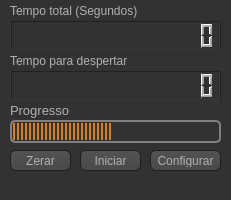
<?xml version="1.0" encoding="UTF-8"?>
<ui version="4.0">
 <class>jnlPrincipal</class>
 <widget class="QMainWindow" name="jnlPrincipal">
  <property name="geometry">
   <rect>
    <x>0</x>
    <y>0</y>
    <width>231</width>
    <height>200</height>
   </rect>
  </property>
  <property name="sizePolicy">
   <sizepolicy hsizetype="Fixed" vsizetype="Fixed">
    <horstretch>0</horstretch>
    <verstretch>0</verstretch>
   </sizepolicy>
  </property>
  <property name="windowTitle">
   <string>Microcontador - Nintersoft</string>
  </property>
  <property name="windowIcon">
   <iconset resource="estilos.qrc">
    <normaloff>:/imgs/Microcontador.png</normaloff>:/imgs/Microcontador.png</iconset>
  </property>
  <property name="styleSheet">
   <string notr="true">QToolTip
{
     border: 1px solid black;
     background-color: #ffa02f;
     padding: 1px;
     border-radius: 3px;
     opacity: 100;
}

QWidget
{
    color: #b1b1b1;
    background-color: #323232;
}

QWidget:item:hover
{
    background-color: QLinearGradient( x1: 0, y1: 0, x2: 0, y2: 1, stop: 0 #ffa02f, stop: 1 #ca0619);
    color: #000000;
}

QWidget:item:selected
{
    background-color: QLinearGradient( x1: 0, y1: 0, x2: 0, y2: 1, stop: 0 #ffa02f, stop: 1 #d7801a);
}

QMenuBar::item
{
    background: transparent;
}

QMenuBar::item:selected
{
    background: transparent;
    border: 1px solid #ffaa00;
}

QMenuBar::item:pressed
{
    background: #444;
    border: 1px solid #000;
    background-color: QLinearGradient(
        x1:0, y1:0,
        x2:0, y2:1,
        stop:1 #212121,
        stop:0.4 #343434/*,
        stop:0.2 #343434,
        stop:0.1 #ffaa00*/
    );
    margin-bottom:-1px;
    padding-bottom:1px;
}

QMenu
{
    border: 1px solid #000;
}

QMenu::item
{
    padding: 2px 20px 2px 20px;
}

QMenu::item:selected
{
    color: #000000;
}

QWidget:disabled
{
    color: #404040;
    background-color: #323232;
}

QAbstractItemView
{
    background-color: QLinearGradient( x1: 0, y1: 0, x2: 0, y2: 1, stop: 0 #4d4d4d, stop: 0.1 #646464, stop: 1 #5d5d5d);
}

QWidget:focus
{
    /*border: 2px solid QLinearGradient( x1: 0, y1: 0, x2: 0, y2: 1, stop: 0 #ffa02f, stop: 1 #d7801a);*/
}

QLineEdit
{
    background-color: QLinearGradient( x1: 0, y1: 0, x2: 0, y2: 1, stop: 0 #4d4d4d, stop: 0 #646464, stop: 1 #5d5d5d);
    padding: 1px;
    border-style: solid;
    border: 1px solid #1e1e1e;
    border-radius: 5;
}

QPushButton
{
    color: #b1b1b1;
    background-color: QLinearGradient( x1: 0, y1: 0, x2: 0, y2: 1, stop: 0 #565656, stop: 0.1 #525252, stop: 0.5 #4e4e4e, stop: 0.9 #4a4a4a, stop: 1 #464646);
    border-width: 1px;
    border-color: #1e1e1e;
    border-style: solid;
    border-radius: 6;
    padding: 3px;
    font-size: 12px;
    padding-left: 5px;
    padding-right: 5px;
}

QPushButton:pressed
{
    background-color: QLinearGradient( x1: 0, y1: 0, x2: 0, y2: 1, stop: 0 #2d2d2d, stop: 0.1 #2b2b2b, stop: 0.5 #292929, stop: 0.9 #282828, stop: 1 #252525);
}

QComboBox
{
    selection-background-color: #ffaa00;
    background-color: QLinearGradient( x1: 0, y1: 0, x2: 0, y2: 1, stop: 0 #565656, stop: 0.1 #525252, stop: 0.5 #4e4e4e, stop: 0.9 #4a4a4a, stop: 1 #464646);
    border-style: solid;
    border: 1px solid #1e1e1e;
    border-radius: 5;
}

QComboBox:hover,QPushButton:hover
{
    border: 2px solid QLinearGradient( x1: 0, y1: 0, x2: 0, y2: 1, stop: 0 #ffa02f, stop: 1 #d7801a);
}


QComboBox:on
{
    padding-top: 3px;
    padding-left: 4px;
    background-color: QLinearGradient( x1: 0, y1: 0, x2: 0, y2: 1, stop: 0 #2d2d2d, stop: 0.1 #2b2b2b, stop: 0.5 #292929, stop: 0.9 #282828, stop: 1 #252525);
    selection-background-color: #ffaa00;
}

QComboBox QAbstractItemView
{
    border: 2px solid darkgray;
    selection-background-color: QLinearGradient( x1: 0, y1: 0, x2: 0, y2: 1, stop: 0 #ffa02f, stop: 1 #d7801a);
}

QComboBox::drop-down
{
     subcontrol-origin: padding;
     subcontrol-position: top right;
     width: 15px;

     border-left-width: 0px;
     border-left-color: darkgray;
     border-left-style: solid; /* just a single line */
     border-top-right-radius: 3px; /* same radius as the QComboBox */
     border-bottom-right-radius: 3px;
 }

QComboBox::down-arrow
{
     image: url(:/imgs/down_arrow.png);
}

QGroupBox:focus
{
border: 2px solid QLinearGradient( x1: 0, y1: 0, x2: 0, y2: 1, stop: 0 #ffa02f, stop: 1 #d7801a);
}

QTextEdit:focus
{
    border: 2px solid QLinearGradient( x1: 0, y1: 0, x2: 0, y2: 1, stop: 0 #ffa02f, stop: 1 #d7801a);
}

QScrollBar:horizontal {
     border: 1px solid #222222;
     background: QLinearGradient( x1: 0, y1: 0, x2: 0, y2: 1, stop: 0.0 #121212, stop: 0.2 #282828, stop: 1 #484848);
     height: 7px;
     margin: 0px 16px 0 16px;
}

QScrollBar::handle:horizontal
{
      background: QLinearGradient( x1: 0, y1: 0, x2: 1, y2: 0, stop: 0 #ffa02f, stop: 0.5 #d7801a, stop: 1 #ffa02f);
      min-height: 20px;
      border-radius: 2px;
}

QScrollBar::add-line:horizontal {
      border: 1px solid #1b1b19;
      border-radius: 2px;
      background: QLinearGradient( x1: 0, y1: 0, x2: 1, y2: 0, stop: 0 #ffa02f, stop: 1 #d7801a);
      width: 14px;
      subcontrol-position: right;
      subcontrol-origin: margin;
}

QScrollBar::sub-line:horizontal {
      border: 1px solid #1b1b19;
      border-radius: 2px;
      background: QLinearGradient( x1: 0, y1: 0, x2: 1, y2: 0, stop: 0 #ffa02f, stop: 1 #d7801a);
      width: 14px;
     subcontrol-position: left;
     subcontrol-origin: margin;
}

QScrollBar::right-arrow:horizontal, QScrollBar::left-arrow:horizontal
{
      border: 1px solid black;
      width: 1px;
      height: 1px;
      background: white;
}

QScrollBar::add-page:horizontal, QScrollBar::sub-page:horizontal
{
      background: none;
}

QScrollBar:vertical
{
      background: QLinearGradient( x1: 0, y1: 0, x2: 1, y2: 0, stop: 0.0 #121212, stop: 0.2 #282828, stop: 1 #484848);
      width: 7px;
      margin: 16px 0 16px 0;
      border: 1px solid #222222;
}

QScrollBar::handle:vertical
{
      background: QLinearGradient( x1: 0, y1: 0, x2: 0, y2: 1, stop: 0 #ffa02f, stop: 0.5 #d7801a, stop: 1 #ffa02f);
      min-height: 20px;
      border-radius: 2px;
}

QScrollBar::add-line:vertical
{
      border: 1px solid #1b1b19;
      border-radius: 2px;
      background: QLinearGradient( x1: 0, y1: 0, x2: 0, y2: 1, stop: 0 #ffa02f, stop: 1 #d7801a);
      height: 14px;
      subcontrol-position: bottom;
      subcontrol-origin: margin;
}

QScrollBar::sub-line:vertical
{
      border: 1px solid #1b1b19;
      border-radius: 2px;
      background: QLinearGradient( x1: 0, y1: 0, x2: 0, y2: 1, stop: 0 #d7801a, stop: 1 #ffa02f);
      height: 14px;
      subcontrol-position: top;
      subcontrol-origin: margin;
}

QScrollBar::up-arrow:vertical, QScrollBar::down-arrow:vertical
{
      border: 1px solid black;
      width: 1px;
      height: 1px;
      background: white;
}


QScrollBar::add-page:vertical, QScrollBar::sub-page:vertical
{
      background: none;
}

QTextEdit
{
    background-color: #242424;
}

QPlainTextEdit
{
    background-color: #242424;
}

QHeaderView::section
{
    background-color: QLinearGradient(x1:0, y1:0, x2:0, y2:1, stop:0 #616161, stop: 0.5 #505050, stop: 0.6 #434343, stop:1 #656565);
    color: white;
    padding-left: 4px;
    border: 1px solid #6c6c6c;
}

QCheckBox:disabled
{
color: #414141;
}

QDockWidget::title
{
    text-align: center;
    spacing: 3px; /* spacing between items in the tool bar */
    background-color: QLinearGradient(x1:0, y1:0, x2:0, y2:1, stop:0 #323232, stop: 0.5 #242424, stop:1 #323232);
}

QDockWidget::close-button, QDockWidget::float-button
{
    text-align: center;
    spacing: 1px; /* spacing between items in the tool bar */
    background-color: QLinearGradient(x1:0, y1:0, x2:0, y2:1, stop:0 #323232, stop: 0.5 #242424, stop:1 #323232);
}

QDockWidget::close-button:hover, QDockWidget::float-button:hover
{
    background: #242424;
}

QDockWidget::close-button:pressed, QDockWidget::float-button:pressed
{
    padding: 1px -1px -1px 1px;
}

QMainWindow::separator
{
    background-color: QLinearGradient(x1:0, y1:0, x2:0, y2:1, stop:0 #161616, stop: 0.5 #151515, stop: 0.6 #212121, stop:1 #343434);
    color: white;
    padding-left: 4px;
    border: 1px solid #4c4c4c;
    spacing: 3px; /* spacing between items in the tool bar */
}

QMainWindow::separator:hover
{

    background-color: QLinearGradient(x1:0, y1:0, x2:0, y2:1, stop:0 #d7801a, stop:0.5 #b56c17 stop:1 #ffa02f);
    color: white;
    padding-left: 4px;
    border: 1px solid #6c6c6c;
    spacing: 3px; /* spacing between items in the tool bar */
}

QToolBar::handle
{
     spacing: 3px; /* spacing between items in the tool bar */
     background: url(:/imgs/handle.png);
}

QMenu::separator
{
    height: 2px;
    background-color: QLinearGradient(x1:0, y1:0, x2:0, y2:1, stop:0 #161616, stop: 0.5 #151515, stop: 0.6 #212121, stop:1 #343434);
    color: white;
    padding-left: 4px;
    margin-left: 10px;
    margin-right: 5px;
}

QProgressBar
{
    border: 2px solid grey;
    border-radius: 5px;
    text-align: center;
}

QProgressBar::chunk
{
    background-color: #d7801a;
    width: 2.15px;
    margin: 0.5px;
}

QTabBar::tab {
    color: #b1b1b1;
    border: 1px solid #444;
    border-bottom-style: none;
    background-color: #323232;
    padding-left: 10px;
    padding-right: 10px;
    padding-top: 3px;
    padding-bottom: 2px;
    margin-right: -1px;
}

QTabWidget::pane {
    border: 1px solid #444;
    top: 1px;
}

QTabBar::tab:last
{
    margin-right: 0; /* the last selected tab has nothing to overlap with on the right */
    border-top-right-radius: 3px;
}

QTabBar::tab:first:!selected
{
 margin-left: 0px; /* the last selected tab has nothing to overlap with on the right */


    border-top-left-radius: 3px;
}

QTabBar::tab:!selected
{
    color: #b1b1b1;
    border-bottom-style: solid;
    margin-top: 3px;
    background-color: QLinearGradient(x1:0, y1:0, x2:0, y2:1, stop:1 #212121, stop:.4 #343434);
}

QTabBar::tab:selected
{
    border-top-left-radius: 3px;
    border-top-right-radius: 3px;
    margin-bottom: 0px;
}

QTabBar::tab:!selected:hover
{
    /*border-top: 2px solid #ffaa00;
    padding-bottom: 3px;*/
    border-top-left-radius: 3px;
    border-top-right-radius: 3px;
    background-color: QLinearGradient(x1:0, y1:0, x2:0, y2:1, stop:1 #212121, stop:0.4 #343434, stop:0.2 #343434, stop:0.1 #ffaa00);
}

QRadioButton::indicator:checked, QRadioButton::indicator:unchecked{
    color: #b1b1b1;
    background-color: #323232;
    border: 1px solid #b1b1b1;
    border-radius: 6px;
}

QRadioButton::indicator:checked
{
    background-color: qradialgradient(
        cx: 0.5, cy: 0.5,
        fx: 0.5, fy: 0.5,
        radius: 1.0,
        stop: 0.25 #ffaa00,
        stop: 0.3 #323232
    );
}

QCheckBox::indicator{
    color: #b1b1b1;
    background-color: #323232;
    border: 1px solid #b1b1b1;
    width: 9px;
    height: 9px;
}

QRadioButton::indicator
{
    border-radius: 6px;
}

QRadioButton::indicator:hover, QCheckBox::indicator:hover
{
    border: 1px solid #ffaa00;
}

QCheckBox::indicator:checked
{
    image:url(:/imgs/checkbox.png);
}

QCheckBox::indicator:disabled, QRadioButton::indicator:disabled
{
    border: 1px solid #444;
}</string>
  </property>
  <widget class="QWidget" name="centralWidget">
   <widget class="QPushButton" name="btZerar">
    <property name="geometry">
     <rect>
      <x>10</x>
      <y>150</y>
      <width>61</width>
      <height>21</height>
     </rect>
    </property>
    <property name="text">
     <string>Zerar</string>
    </property>
   </widget>
   <widget class="QPushButton" name="btInicio">
    <property name="geometry">
     <rect>
      <x>80</x>
      <y>150</y>
      <width>61</width>
      <height>21</height>
     </rect>
    </property>
    <property name="text">
     <string>Iniciar</string>
    </property>
   </widget>
   <widget class="QPushButton" name="btConf">
    <property name="geometry">
     <rect>
      <x>150</x>
      <y>150</y>
      <width>71</width>
      <height>21</height>
     </rect>
    </property>
    <property name="text">
     <string>Configurar</string>
    </property>
   </widget>
   <widget class="QLCDNumber" name="tmpRes">
    <property name="geometry">
     <rect>
      <x>10</x>
      <y>70</y>
      <width>211</width>
      <height>31</height>
     </rect>
    </property>
    <property name="digitCount">
     <number>15</number>
    </property>
    <property name="intValue" stdset="0">
     <number>0</number>
    </property>
   </widget>
   <widget class="QLCDNumber" name="tmpTot">
    <property name="geometry">
     <rect>
      <x>10</x>
      <y>20</y>
      <width>211</width>
      <height>31</height>
     </rect>
    </property>
    <property name="digitCount">
     <number>15</number>
    </property>
    <property name="intValue" stdset="0">
     <number>0</number>
    </property>
   </widget>
   <widget class="QLabel" name="txtRes">
    <property name="geometry">
     <rect>
      <x>10</x>
      <y>50</y>
      <width>211</width>
      <height>21</height>
     </rect>
    </property>
    <property name="font">
     <font>
      <pointsize>9</pointsize>
     </font>
    </property>
    <property name="text">
     <string>Tempo para despertar</string>
    </property>
   </widget>
   <widget class="QLabel" name="txtTot">
    <property name="geometry">
     <rect>
      <x>10</x>
      <y>0</y>
      <width>211</width>
      <height>21</height>
     </rect>
    </property>
    <property name="font">
     <font>
      <pointsize>9</pointsize>
     </font>
    </property>
    <property name="text">
     <string>Tempo total (Segundos)</string>
    </property>
   </widget>
   <widget class="QLabel" name="txtProg">
    <property name="geometry">
     <rect>
      <x>10</x>
      <y>100</y>
      <width>211</width>
      <height>21</height>
     </rect>
    </property>
    <property name="font">
     <font>
      <pointsize>10</pointsize>
     </font>
    </property>
    <property name="text">
     <string>Progresso</string>
    </property>
   </widget>
   <widget class="QProgressBar" name="bProg">
    <property name="geometry">
     <rect>
      <x>10</x>
      <y>120</y>
      <width>211</width>
      <height>23</height>
     </rect>
    </property>
    <property name="maximum">
     <number>0</number>
    </property>
    <property name="value">
     <number>0</number>
    </property>
    <property name="textVisible">
     <bool>false</bool>
    </property>
   </widget>
  </widget>
  <widget class="QMenuBar" name="menu">
   <property name="geometry">
    <rect>
     <x>0</x>
     <y>0</y>
     <width>231</width>
     <height>21</height>
    </rect>
   </property>
  </widget>
 </widget>
 <layoutdefault spacing="6" margin="11"/>
 <resources>
  <include location="estilos.qrc"/>
 </resources>
 <connections/>
</ui>
